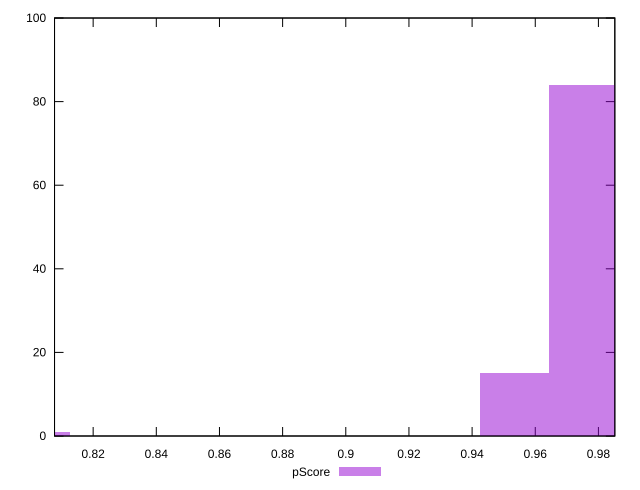

The script that saved this image:
reset

$pScore <<EOF
0.8017009142165028 1
0.9750416524254764 84
0.9533740601493547 15
EOF

set key outside below
set boxwidth 0.021667592276121698
set xrange [0.8077719641817206:0.9851949599874628]
set yrange [0:100]
set trange [0:100]
set style fill transparent solid 0.5 noborder
set terminal svg size 640, 490 enhanced background rgb 'white'
set output "report_00021_2021-02-20T09:16:39.615Z/first-cpu-idle/samples/pages+cached/pScore/histogram.svg"

plot $pScore title "pScore" with boxes

reset
